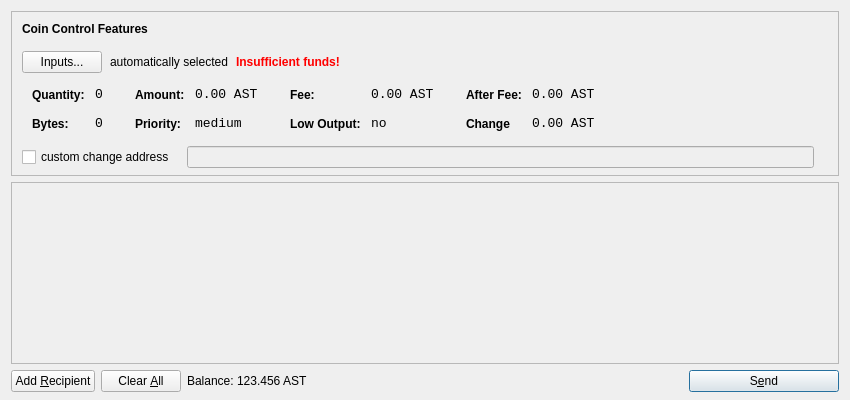
<?xml version="1.0" encoding="UTF-8"?>
<ui version="4.0">
 <class>SendCoinsDialog</class>
 <widget class="QDialog" name="SendCoinsDialog">
  <property name="geometry">
   <rect>
    <x>0</x>
    <y>0</y>
    <width>850</width>
    <height>400</height>
   </rect>
  </property>
  <property name="windowTitle">
   <string>Send Coins</string>
  </property>
  <layout class="QVBoxLayout" name="verticalLayout" stretch="0,1,0">
   <property name="bottomMargin">
    <number>8</number>
   </property>
   <item>
    <widget class="QFrame" name="frameCoinControl">
     <property name="sizePolicy">
      <sizepolicy hsizetype="Expanding" vsizetype="Expanding">
       <horstretch>0</horstretch>
       <verstretch>0</verstretch>
      </sizepolicy>
     </property>
     <property name="maximumSize">
      <size>
       <width>16777215</width>
       <height>16777215</height>
      </size>
     </property>
     <property name="frameShape">
      <enum>QFrame::StyledPanel</enum>
     </property>
     <property name="frameShadow">
      <enum>QFrame::Sunken</enum>
     </property>
     <layout class="QVBoxLayout" name="verticalLayoutCoinControl2">
      <property name="spacing">
       <number>6</number>
      </property>
      <property name="leftMargin">
       <number>0</number>
      </property>
      <property name="topMargin">
       <number>0</number>
      </property>
      <property name="rightMargin">
       <number>0</number>
      </property>
      <property name="bottomMargin">
       <number>6</number>
      </property>
      <item>
       <layout class="QVBoxLayout" name="verticalLayoutCoinControl" stretch="0,0,0,0,1">
        <property name="spacing">
         <number>0</number>
        </property>
        <property name="leftMargin">
         <number>10</number>
        </property>
        <property name="topMargin">
         <number>10</number>
        </property>
        <item>
         <layout class="QHBoxLayout" name="horizontalLayoutCoinControl1">
          <property name="bottomMargin">
           <number>15</number>
          </property>
          <item>
           <widget class="QLabel" name="labelCoinControlFeatures">
            <property name="sizePolicy">
             <sizepolicy hsizetype="Preferred" vsizetype="Maximum">
              <horstretch>0</horstretch>
              <verstretch>0</verstretch>
             </sizepolicy>
            </property>
            <property name="font">
             <font>
              <weight>75</weight>
              <bold>true</bold>
             </font>
            </property>
            <property name="styleSheet">
             <string notr="true">font-weight:bold;</string>
            </property>
            <property name="text">
             <string>Coin Control Features</string>
            </property>
           </widget>
          </item>
         </layout>
        </item>
        <item>
         <layout class="QHBoxLayout" name="horizontalLayoutCoinControl2" stretch="0,0,0,0">
          <property name="spacing">
           <number>8</number>
          </property>
          <property name="bottomMargin">
           <number>10</number>
          </property>
          <item>
           <widget class="QPushButton" name="pushButtonCoinControl">
            <property name="styleSheet">
             <string notr="true"/>
            </property>
            <property name="text">
             <string>Inputs...</string>
            </property>
           </widget>
          </item>
          <item>
           <widget class="QLabel" name="labelCoinControlAutomaticallySelected">
            <property name="text">
             <string>automatically selected</string>
            </property>
            <property name="margin">
             <number>5</number>
            </property>
           </widget>
          </item>
          <item>
           <widget class="QLabel" name="labelCoinControlInsuffFunds">
            <property name="font">
             <font>
              <weight>75</weight>
              <bold>true</bold>
             </font>
            </property>
            <property name="styleSheet">
             <string notr="true">color:red;font-weight:bold;</string>
            </property>
            <property name="text">
             <string>Insufficient funds!</string>
            </property>
            <property name="margin">
             <number>5</number>
            </property>
           </widget>
          </item>
          <item>
           <spacer name="horizontalSpacerCoinControl">
            <property name="orientation">
             <enum>Qt::Horizontal</enum>
            </property>
            <property name="sizeHint" stdset="0">
             <size>
              <width>40</width>
              <height>1</height>
             </size>
            </property>
           </spacer>
          </item>
         </layout>
        </item>
        <item>
         <widget class="QWidget" name="widgetCoinControl" native="true">
          <property name="sizePolicy">
           <sizepolicy hsizetype="Preferred" vsizetype="Preferred">
            <horstretch>0</horstretch>
            <verstretch>0</verstretch>
           </sizepolicy>
          </property>
          <property name="minimumSize">
           <size>
            <width>0</width>
            <height>0</height>
           </size>
          </property>
          <property name="styleSheet">
           <string notr="true"/>
          </property>
          <layout class="QHBoxLayout" name="horizontalLayoutCoinControl5">
           <property name="margin">
            <number>0</number>
           </property>
           <item>
            <layout class="QHBoxLayout" name="horizontalLayoutCoinControl3" stretch="0,0,0,1">
             <property name="spacing">
              <number>20</number>
             </property>
             <property name="topMargin">
              <number>0</number>
             </property>
             <property name="bottomMargin">
              <number>10</number>
             </property>
             <item>
              <layout class="QFormLayout" name="formLayoutCoinControl1">
               <property name="horizontalSpacing">
                <number>10</number>
               </property>
               <property name="verticalSpacing">
                <number>14</number>
               </property>
               <property name="leftMargin">
                <number>10</number>
               </property>
               <property name="topMargin">
                <number>4</number>
               </property>
               <property name="rightMargin">
                <number>6</number>
               </property>
               <item row="0" column="0">
                <widget class="QLabel" name="labelCoinControlQuantityText">
                 <property name="styleSheet">
                  <string notr="true">font-weight:bold;</string>
                 </property>
                 <property name="text">
                  <string>Quantity:</string>
                 </property>
                 <property name="margin">
                  <number>0</number>
                 </property>
                </widget>
               </item>
               <item row="0" column="1">
                <widget class="QLabel" name="labelCoinControlQuantity">
                 <property name="font">
                  <font>
                   <family>Monospace</family>
                   <pointsize>10</pointsize>
                  </font>
                 </property>
                 <property name="cursor">
                  <cursorShape>IBeamCursor</cursorShape>
                 </property>
                 <property name="contextMenuPolicy">
                  <enum>Qt::ActionsContextMenu</enum>
                 </property>
                 <property name="text">
                  <string>0</string>
                 </property>
                 <property name="margin">
                  <number>0</number>
                 </property>
                 <property name="textInteractionFlags">
                  <set>Qt::LinksAccessibleByMouse|Qt::TextSelectableByKeyboard|Qt::TextSelectableByMouse</set>
                 </property>
                </widget>
               </item>
               <item row="1" column="0">
                <widget class="QLabel" name="labelCoinControlBytesText">
                 <property name="styleSheet">
                  <string notr="true">font-weight:bold;</string>
                 </property>
                 <property name="text">
                  <string>Bytes:</string>
                 </property>
                </widget>
               </item>
               <item row="1" column="1">
                <widget class="QLabel" name="labelCoinControlBytes">
                 <property name="font">
                  <font>
                   <family>Monospace</family>
                   <pointsize>10</pointsize>
                  </font>
                 </property>
                 <property name="cursor">
                  <cursorShape>IBeamCursor</cursorShape>
                 </property>
                 <property name="contextMenuPolicy">
                  <enum>Qt::ActionsContextMenu</enum>
                 </property>
                 <property name="text">
                  <string>0</string>
                 </property>
                 <property name="textInteractionFlags">
                  <set>Qt::LinksAccessibleByMouse|Qt::TextSelectableByKeyboard|Qt::TextSelectableByMouse</set>
                 </property>
                </widget>
               </item>
              </layout>
             </item>
             <item>
              <layout class="QFormLayout" name="formLayoutCoinControl2">
               <property name="horizontalSpacing">
                <number>10</number>
               </property>
               <property name="verticalSpacing">
                <number>14</number>
               </property>
               <property name="leftMargin">
                <number>6</number>
               </property>
               <property name="topMargin">
                <number>4</number>
               </property>
               <property name="rightMargin">
                <number>6</number>
               </property>
               <item row="0" column="0">
                <widget class="QLabel" name="labelCoinControlAmountText">
                 <property name="styleSheet">
                  <string notr="true">font-weight:bold;</string>
                 </property>
                 <property name="text">
                  <string>Amount:</string>
                 </property>
                 <property name="margin">
                  <number>0</number>
                 </property>
                </widget>
               </item>
               <item row="0" column="1">
                <widget class="QLabel" name="labelCoinControlAmount">
                 <property name="font">
                  <font>
                   <family>Monospace</family>
                   <pointsize>10</pointsize>
                  </font>
                 </property>
                 <property name="cursor">
                  <cursorShape>IBeamCursor</cursorShape>
                 </property>
                 <property name="contextMenuPolicy">
                  <enum>Qt::ActionsContextMenu</enum>
                 </property>
                 <property name="text">
                  <string>0.00 AST</string>
                 </property>
                 <property name="textInteractionFlags">
                  <set>Qt::LinksAccessibleByMouse|Qt::TextSelectableByKeyboard|Qt::TextSelectableByMouse</set>
                 </property>
                </widget>
               </item>
               <item row="1" column="0">
                <widget class="QLabel" name="labelCoinControlPriorityText">
                 <property name="styleSheet">
                  <string notr="true">font-weight:bold;</string>
                 </property>
                 <property name="text">
                  <string>Priority:</string>
                 </property>
                </widget>
               </item>
               <item row="1" column="1">
                <widget class="QLabel" name="labelCoinControlPriority">
                 <property name="font">
                  <font>
                   <family>Monospace</family>
                   <pointsize>10</pointsize>
                  </font>
                 </property>
                 <property name="cursor">
                  <cursorShape>IBeamCursor</cursorShape>
                 </property>
                 <property name="contextMenuPolicy">
                  <enum>Qt::ActionsContextMenu</enum>
                 </property>
                 <property name="text">
                  <string>medium</string>
                 </property>
                 <property name="textInteractionFlags">
                  <set>Qt::LinksAccessibleByMouse|Qt::TextSelectableByKeyboard|Qt::TextSelectableByMouse</set>
                 </property>
                </widget>
               </item>
              </layout>
             </item>
             <item>
              <layout class="QFormLayout" name="formLayoutCoinControl3">
               <property name="horizontalSpacing">
                <number>10</number>
               </property>
               <property name="verticalSpacing">
                <number>14</number>
               </property>
               <property name="leftMargin">
                <number>6</number>
               </property>
               <property name="topMargin">
                <number>4</number>
               </property>
               <property name="rightMargin">
                <number>6</number>
               </property>
               <item row="0" column="0">
                <widget class="QLabel" name="labelCoinControlFeeText">
                 <property name="styleSheet">
                  <string notr="true">font-weight:bold;</string>
                 </property>
                 <property name="text">
                  <string>Fee:</string>
                 </property>
                 <property name="margin">
                  <number>0</number>
                 </property>
                </widget>
               </item>
               <item row="0" column="1">
                <widget class="QLabel" name="labelCoinControlFee">
                 <property name="font">
                  <font>
                   <family>Monospace</family>
                   <pointsize>10</pointsize>
                  </font>
                 </property>
                 <property name="cursor">
                  <cursorShape>IBeamCursor</cursorShape>
                 </property>
                 <property name="contextMenuPolicy">
                  <enum>Qt::ActionsContextMenu</enum>
                 </property>
                 <property name="text">
                  <string>0.00 AST</string>
                 </property>
                 <property name="textInteractionFlags">
                  <set>Qt::LinksAccessibleByMouse|Qt::TextSelectableByKeyboard|Qt::TextSelectableByMouse</set>
                 </property>
                </widget>
               </item>
               <item row="1" column="0">
                <widget class="QLabel" name="labelCoinControlLowOutputText">
                 <property name="styleSheet">
                  <string notr="true">font-weight:bold;</string>
                 </property>
                 <property name="text">
                  <string>Low Output:</string>
                 </property>
                </widget>
               </item>
               <item row="1" column="1">
                <widget class="QLabel" name="labelCoinControlLowOutput">
                 <property name="font">
                  <font>
                   <family>Monospace</family>
                   <pointsize>10</pointsize>
                  </font>
                 </property>
                 <property name="cursor">
                  <cursorShape>IBeamCursor</cursorShape>
                 </property>
                 <property name="contextMenuPolicy">
                  <enum>Qt::ActionsContextMenu</enum>
                 </property>
                 <property name="text">
                  <string>no</string>
                 </property>
                 <property name="textInteractionFlags">
                  <set>Qt::LinksAccessibleByMouse|Qt::TextSelectableByKeyboard|Qt::TextSelectableByMouse</set>
                 </property>
                </widget>
               </item>
              </layout>
             </item>
             <item>
              <layout class="QFormLayout" name="formLayoutCoinControl4">
               <property name="horizontalSpacing">
                <number>10</number>
               </property>
               <property name="verticalSpacing">
                <number>14</number>
               </property>
               <property name="leftMargin">
                <number>6</number>
               </property>
               <property name="topMargin">
                <number>4</number>
               </property>
               <property name="rightMargin">
                <number>6</number>
               </property>
               <item row="0" column="0">
                <widget class="QLabel" name="labelCoinControlAfterFeeText">
                 <property name="styleSheet">
                  <string notr="true">font-weight:bold;</string>
                 </property>
                 <property name="text">
                  <string>After Fee:</string>
                 </property>
                 <property name="margin">
                  <number>0</number>
                 </property>
                </widget>
               </item>
               <item row="0" column="1">
                <widget class="QLabel" name="labelCoinControlAfterFee">
                 <property name="font">
                  <font>
                   <family>Monospace</family>
                   <pointsize>10</pointsize>
                  </font>
                 </property>
                 <property name="cursor">
                  <cursorShape>IBeamCursor</cursorShape>
                 </property>
                 <property name="contextMenuPolicy">
                  <enum>Qt::ActionsContextMenu</enum>
                 </property>
                 <property name="text">
                  <string>0.00 AST</string>
                 </property>
                 <property name="textInteractionFlags">
                  <set>Qt::LinksAccessibleByMouse|Qt::TextSelectableByKeyboard|Qt::TextSelectableByMouse</set>
                 </property>
                </widget>
               </item>
               <item row="1" column="0">
                <widget class="QLabel" name="labelCoinControlChangeText">
                 <property name="styleSheet">
                  <string notr="true">font-weight:bold;</string>
                 </property>
                 <property name="text">
                  <string>Change</string>
                 </property>
                </widget>
               </item>
               <item row="1" column="1">
                <widget class="QLabel" name="labelCoinControlChange">
                 <property name="font">
                  <font>
                   <family>Monospace</family>
                   <pointsize>10</pointsize>
                  </font>
                 </property>
                 <property name="cursor">
                  <cursorShape>IBeamCursor</cursorShape>
                 </property>
                 <property name="contextMenuPolicy">
                  <enum>Qt::ActionsContextMenu</enum>
                 </property>
                 <property name="text">
                  <string>0.00 AST</string>
                 </property>
                 <property name="textInteractionFlags">
                  <set>Qt::LinksAccessibleByMouse|Qt::TextSelectableByKeyboard|Qt::TextSelectableByMouse</set>
                 </property>
                </widget>
               </item>
              </layout>
             </item>
            </layout>
           </item>
          </layout>
         </widget>
        </item>
        <item>
         <layout class="QHBoxLayout" name="horizontalLayoutCoinControl4" stretch="0,0,0">
          <property name="spacing">
           <number>12</number>
          </property>
          <property name="sizeConstraint">
           <enum>QLayout::SetDefaultConstraint</enum>
          </property>
          <property name="topMargin">
           <number>5</number>
          </property>
          <property name="rightMargin">
           <number>5</number>
          </property>
          <item>
           <widget class="QCheckBox" name="checkBoxCoinControlChange">
            <property name="text">
             <string>custom change address</string>
            </property>
           </widget>
          </item>
          <item>
           <widget class="QLineEdit" name="lineEditCoinControlChange">
            <property name="enabled">
             <bool>false</bool>
            </property>
            <property name="sizePolicy">
             <sizepolicy hsizetype="Expanding" vsizetype="Fixed">
              <horstretch>0</horstretch>
              <verstretch>0</verstretch>
             </sizepolicy>
            </property>
           </widget>
          </item>
          <item>
           <widget class="QLabel" name="labelCoinControlChangeLabel">
            <property name="sizePolicy">
             <sizepolicy hsizetype="Preferred" vsizetype="Expanding">
              <horstretch>0</horstretch>
              <verstretch>0</verstretch>
             </sizepolicy>
            </property>
            <property name="minimumSize">
             <size>
              <width>0</width>
              <height>0</height>
             </size>
            </property>
            <property name="text">
             <string/>
            </property>
            <property name="margin">
             <number>3</number>
            </property>
           </widget>
          </item>
         </layout>
        </item>
        <item>
         <spacer name="verticalSpacerCoinControl">
          <property name="orientation">
           <enum>Qt::Vertical</enum>
          </property>
          <property name="sizeHint" stdset="0">
           <size>
            <width>800</width>
            <height>1</height>
           </size>
          </property>
         </spacer>
        </item>
       </layout>
      </item>
     </layout>
    </widget>
   </item>
   <item>
    <widget class="QScrollArea" name="scrollArea">
     <property name="widgetResizable">
      <bool>true</bool>
     </property>
     <widget class="QWidget" name="scrollAreaWidgetContents">
      <property name="geometry">
       <rect>
        <x>0</x>
        <y>0</y>
        <width>830</width>
        <height>172</height>
       </rect>
      </property>
      <layout class="QVBoxLayout" name="verticalLayout_2">
       <property name="margin">
        <number>0</number>
       </property>
       <item>
        <layout class="QVBoxLayout" name="entries">
         <property name="spacing">
          <number>6</number>
         </property>
        </layout>
       </item>
       <item>
        <spacer name="verticalSpacer">
         <property name="orientation">
          <enum>Qt::Vertical</enum>
         </property>
         <property name="sizeHint" stdset="0">
          <size>
           <width>20</width>
           <height>40</height>
          </size>
         </property>
        </spacer>
       </item>
      </layout>
     </widget>
    </widget>
   </item>
   <item>
    <layout class="QHBoxLayout" name="horizontalLayout">
     <item>
      <widget class="QPushButton" name="addButton">
       <property name="toolTip">
        <string>Send to multiple recipients at once</string>
       </property>
       <property name="text">
        <string>Add &amp;Recipient</string>
       </property>
       <property name="icon">
        <iconset resource="../bitcoin.qrc">
         <normaloff>:/icons/add</normaloff>:/icons/add</iconset>
       </property>
       <property name="autoDefault">
        <bool>false</bool>
       </property>
      </widget>
     </item>
     <item>
      <widget class="QPushButton" name="clearButton">
       <property name="sizePolicy">
        <sizepolicy hsizetype="Minimum" vsizetype="Fixed">
         <horstretch>0</horstretch>
         <verstretch>0</verstretch>
        </sizepolicy>
       </property>
       <property name="toolTip">
        <string>Remove all transaction fields</string>
       </property>
       <property name="text">
        <string>Clear &amp;All</string>
       </property>
       <property name="icon">
        <iconset resource="../bitcoin.qrc">
         <normaloff>:/icons/remove</normaloff>:/icons/remove</iconset>
       </property>
       <property name="autoRepeatDelay">
        <number>300</number>
       </property>
       <property name="autoDefault">
        <bool>false</bool>
       </property>
      </widget>
     </item>
     <item>
      <layout class="QHBoxLayout" name="horizontalLayout_2">
       <property name="spacing">
        <number>3</number>
       </property>
       <item>
        <widget class="QLabel" name="label">
         <property name="sizePolicy">
          <sizepolicy hsizetype="Preferred" vsizetype="Fixed">
           <horstretch>0</horstretch>
           <verstretch>0</verstretch>
          </sizepolicy>
         </property>
         <property name="text">
          <string>Balance:</string>
         </property>
        </widget>
       </item>
       <item>
        <widget class="QLabel" name="labelBalance">
         <property name="sizePolicy">
          <sizepolicy hsizetype="Preferred" vsizetype="Fixed">
           <horstretch>0</horstretch>
           <verstretch>0</verstretch>
          </sizepolicy>
         </property>
         <property name="cursor">
          <cursorShape>IBeamCursor</cursorShape>
         </property>
         <property name="text">
          <string>123.456 AST</string>
         </property>
         <property name="textInteractionFlags">
          <set>Qt::LinksAccessibleByMouse|Qt::TextSelectableByKeyboard|Qt::TextSelectableByMouse</set>
         </property>
        </widget>
       </item>
      </layout>
     </item>
     <item>
      <spacer name="horizontalSpacer">
       <property name="orientation">
        <enum>Qt::Horizontal</enum>
       </property>
       <property name="sizeHint" stdset="0">
        <size>
         <width>40</width>
         <height>20</height>
        </size>
       </property>
      </spacer>
     </item>
     <item>
      <widget class="QPushButton" name="sendButton">
       <property name="minimumSize">
        <size>
         <width>150</width>
         <height>0</height>
        </size>
       </property>
       <property name="toolTip">
        <string>Confirm the send action</string>
       </property>
       <property name="text">
        <string>S&amp;end</string>
       </property>
       <property name="icon">
        <iconset resource="../bitcoin.qrc">
         <normaloff>:/icons/send</normaloff>:/icons/send</iconset>
       </property>
       <property name="default">
        <bool>true</bool>
       </property>
      </widget>
     </item>
    </layout>
   </item>
  </layout>
 </widget>
 <resources>
  <include location="../bitcoin.qrc"/>
 </resources>
 <connections/>
</ui>
